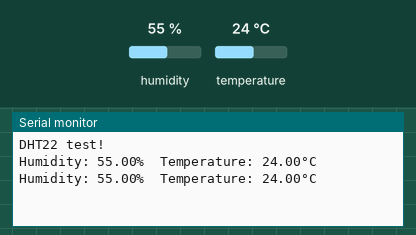
Simulated run of this sketch. Board: Arduino Uno, built with avr-gcc and run on an emulated ATmega328P. Shown: the last lines printed to the serial monitor. The inputs (shaded band) are chosen by the test bench; at power-on: humidity 55 %, temperature 24 °C.

Above: at 4.8 s.
4.9 s: humidity set to 22 %
At 7.1 s:
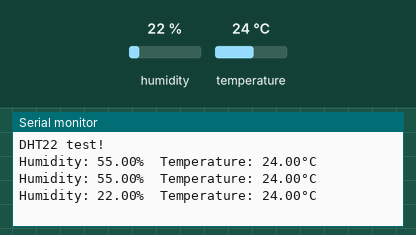
7.9 s: temperature set to 12 °C
At 8.8 s:
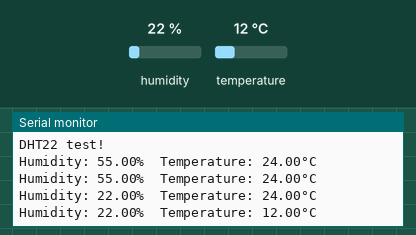
10.9 s: humidity set to 40 %
At 12.4 s:
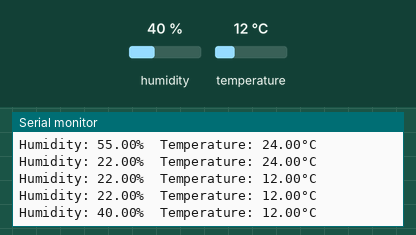
Timing chart, 0 to 13.9 s (numbered marks = the images above; inputs shaded):
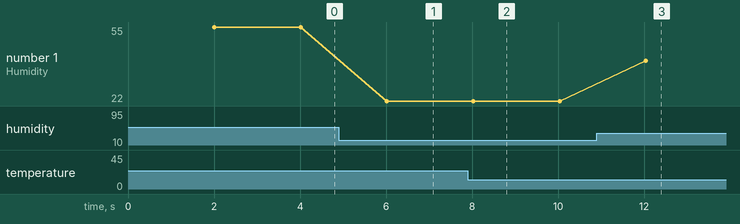

The sketch:

temp_and_humidity_sensor_test.ino
```cpp
// REQUIRES the following Arduino libraries:
// - DHT Sensor Library: https://github.com/adafruit/DHT-sensor-library
// - Adafruit Unified Sensor Lib: https://github.com/adafruit/Adafruit_Sensor

#include "DHT.h"

#define DHTPIN 2     // Digital pin connected to the DHT sensor

#define DHTTYPE DHT22


// Connect pin 1 (on the extreme left) of the sensor to +5V
// Connect pin 2(middle in case of 3 pin) of the sensor to whatever your DHTPIN is on Arduino(here it is D2)
// Connect pin 4(pin 3 if the DHT in 3 pin, on the extreme right) of the sensor to GROUND
// Connect a 10K resistor from pin 2 (data) to pin 1 (power) of the sensor( not required for 3 pin DHT with PCB, since it already has it)

// Initialize DHT sensor.
DHT dht(DHTPIN, DHTTYPE);

void setup() {
  Serial.begin(9600);
  Serial.println(F("DHT22 test!"));

  dht.begin();
}

void loop() {
  // Wait a few seconds between measurements.
  delay(2000);

  // Reading temperature or humidity takes about 250 milliseconds!
  // Sensor readings may also be up to 2 seconds sometimes
  float h = dht.readHumidity();
  // Read temperature as Celsius (the default)
  float t = dht.readTemperature();

  // Check if any reads failed and exit early (to try again).
  if (isnan(h) || isnan(t)) {
    Serial.println(F("Failed to read from DHT sensor!"));
    return;
  }

  Serial.print(F("Humidity: "));
  Serial.print(h);
  Serial.print(F("%  Temperature: "));
  Serial.print(t);
  Serial.println(F("°C "));
}
```

Measured:
- after the input at 4.9 s, the serial monitor: prints a new line after 1.1 s (image 1)
- after the input at 7.9 s, the serial monitor: prints a new line after 0.12 s (image 2)
- after the input at 10.9 s, the serial monitor: prints a new line after 1.1 s (image 3)
- plotted number 1: 55 → 22 after the input at 4.9 s, 22 → 40 after the input at 10.9 s
